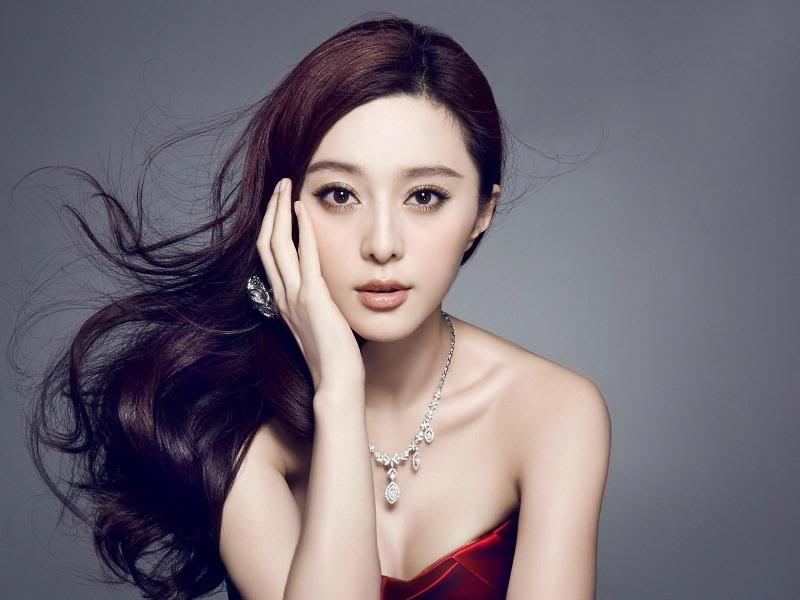
#> input picture face_demo/FULL.jpg, 800 x 600 px
$ python test_detection.py
#> lines starting #> are read from the running program, lines starting #| are printed output that depends on the picture
#!/usr/bin/env python
import Image
# the following are the areas from FULL.jpg detected by detect
crop1 = (678, 85, 678+53, 85+53)
crop2 = (264,122,264+241, 122+241)

# Now we plot these are to verify it
src = Image.open("FULL.jpg")
#> src is the input picture: PIL image 800x600 RGB; mean R, G, B 117.1, 108.6, 118
crop1 = src.crop(crop1)
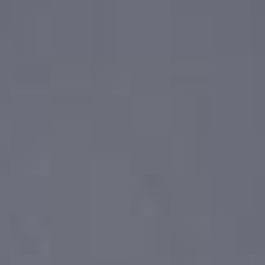
#> crop1: PIL image 53x53 RGB (shown 5 times larger); mean R, G, B 107.8, 109.8, 122.3
crop2 = src.crop(crop2)
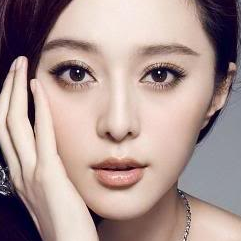
#> crop2: PIL image 241x241 RGB; mean R, G, B 171.9, 149.4, 145.5

# save them as .jpg images
crop1.save("crop1.jpg")
crop2.save("crop2.jpg")
